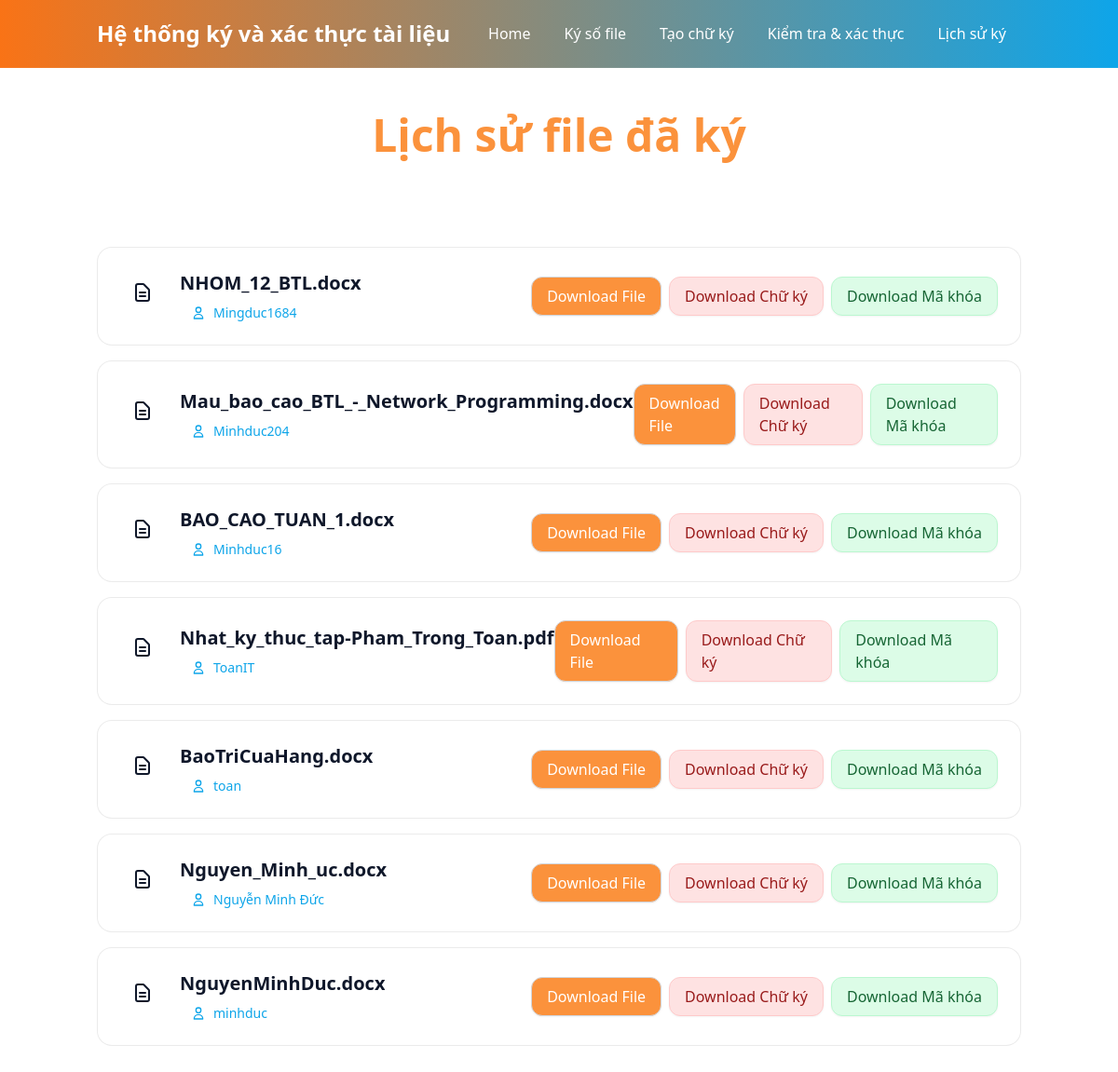
The page /files on the database its author committed.
### tables this page shows
CREATE TABLE signed_files (
            id INTEGER PRIMARY KEY AUTOINCREMENT,
            original_filename TEXT NOT NULL,
            signed_filename TEXT NOT NULL,
            signature_filename TEXT NOT NULL,
            signer_name TEXT NOT NULL,
            file_hash TEXT NOT NULL,
            signature_data TEXT NOT NULL,
            created_at TIMESTAMP DEFAULT CURRENT_TIMESTAMP,
            FOREIGN KEY (signer_name) REFERENCES signers (name)
        );

### app.py (the view)
@app.route('/files')
def signed_files():
    conn = sqlite3.connect('digital_signature.db')
    cursor = conn.cursor()
    cursor.execute('''
        SELECT sf.*, s.public_key
        FROM signed_files sf
        JOIN signers s ON sf.signer_name = s.name
        ORDER BY sf.created_at DESC
    ''')
    files = cursor.fetchall()
    conn.close()
    return render_template('files.html', files=files)

### templates/files.html (shortened to what this page needs)
{% extends "menu.html" %}
{% block content %}
<div class="min-h-screen py-12">
    <div class="container mx-auto px-4">
        <div class="text-center mb-12 animate-fade-in">
            <h1 class="text-5xl font-bold mb-4">
                <span class="bg-gradient-to-r from-orange-400 to-orange-400 bg-clip-text text-transparent">
                </span>
            </h1>
        </div>
        {% if files %}
            <div class="space-y-4 animate-fade-in" style="animation-delay: 0.3s;">
                {% for file in files %}
                <div class="bg-white/10 backdrop-blur-lg border border-white/20 rounded-2xl p-6 hover:bg-white/15 hover:border-white/30 transition-all duration-300 group">
                    <div class="flex flex-col lg:flex-row lg:items-center lg:justify-between space-y-4 lg:space-y-0">
                        <div class="flex items-start space-x-4">
                            <div class="bg-gradient-to-r  p-3 rounded-xl group-hover:scale-105 transition-transform duration-300">
                                <svg class="w-6 h-6 text-white" fill="none" stroke="currentColor" viewBox="0 0 24 24">
                                    <path stroke-linecap="round" stroke-linejoin="round" stroke-width="2" d="M9 12h6m-6 4h6m2 5H7a2 2 0 01-2-2V5a2 2 0 012-2h5.586a1 1 0 01.707.293l5.414 5.414a1 1 0 01.293.707V19a2 2 0 01-2 2z"></path>
                                </svg>
                            </div>
                            <div class="flex-1 min-w-0">
                                <h3 class="text-xl font-semibold text-white mb-2 truncate group-hover:text-cyan-300 transition-colors duration-300">
                                    {{ file[1] }}
                                </h3>
                                <div class="flex flex-wrap items-center gap-3 text-sm">
                                    <div class="flex items-center space-x-2">
                                        <svg class="w-4 h-4 text-blue-300" fill="none" stroke="currentColor" viewBox="0 0 24 24">
                                            <path stroke-linecap="round" stroke-linejoin="round" stroke-width="2" d="M16 7a4 4 0 11-8 0 4 4 0 018 0zM12 14a7 7 0 00-7 7h14a7 7 0 00-7-7z"></path>
                                        </svg>
                                        <span class="text-blue-300">{{ file[4] }}</span>
                                    </div>
                                </div>
                            </div>
                        </div>
                        <div class="flex flex-wrap gap-2 lg:flex-nowrap">
                            <a href="{{ url_for('download_file', file_type='original', filename=file[1]) }}"
                               class="flex items-center space-x-2 bg-gray-200 hover:bg-gray-300 border border-gray-300 text-gray-900 px-4 py-2 rounded-xl shadow-sm hover:shadow-md transition-all duration-300">
                                <span class="font-medium">Download File</span>
                            </a>
                            <a href="{{ url_for('download_file', file_type='signature', filename=file[3]) }}"
                               class="flex items-center space-x-2 bg-red-100 hover:bg-red-200 border border-red-200 text-red-800 px-4 py-2 rounded-xl shadow-sm hover:shadow-md transition-all duration-300">
                                <span class="font-medium">Download Chữ ký</span>
                            </a>
                            <a href="{{ url_for('download_file', file_type='public_key', filename=file[1]) }}"
                               class="flex items-center space-x-2 bg-green-100 hover:bg-green-200 border border-green-200 text-green-800 px-4 py-2 rounded-xl shadow-sm hover:shadow-md transition-all duration-300">
                                <span class="font-medium">Download Mã khóa</span>
                            </a>
                        </div>
                    </div>
                </div>
                {% endfor %}
            </div>
        {% endif %}
    </div>
</div>
{% endblock %}

### templates/menu.html (shortened to what this page needs)
<!DOCTYPE html>
<html lang="vi">
<head>
    <script src="https://cdn.tailwindcss.com"></script>
</head>
<body class="bg-white min-h-screen relative overflow-x-hidden text-gray-900">
        <nav class="relative z-50 custom-blue backdrop-blur-lg">
        <div class="container mx-auto px-4">
            <div class="flex justify-between items-center py-4">
                <div class="flex items-center space-x-3">
                    <h1 class="text-2xl font-bold">
                        <a href="{{ url_for('index') }}" class="bg-gradient-to-r text-blue-400 bg-clip-text text-transparent hover:from-blue-300 hover:to-purple-300 transition-all duration-300">
                            Hệ thống ký và xác thực tài liệu
                        </a>
                    </h1>
                </div>
                <div class="hidden md:flex items-center space-x-1">
                    <a href="{{ url_for('index') }}" class="nav-link px-4 py-2 rounded-xl text-white hover:bg-white/10 hover:text-blue-300 transition-all duration-300 relative group">
                        <span class="relative z-10">Home</span>
                    </a>
                    <a href="{{ url_for('sign_file_route') }}" class="nav-link px-4 py-2 rounded-xl text-white hover:bg-white/10 hover:text-yellow-300 transition-all duration-300 relative group">
                        <span class="relative z-10">Ký số file</span>
                    </a>
                    <a href="{{ url_for('register') }}" class="nav-link px-4 py-2 rounded-xl text-white hover:bg-white/10 hover:text-green-300 transition-all duration-300 relative group">
                        <span class="relative z-10">Tạo chữ ký</span>
                    </a>
                    <a href="{{ url_for('verify') }}" class="nav-link px-4 py-2 rounded-xl text-white hover:bg-white/10 hover:text-pink-300 transition-all duration-300 relative group">
                        <span class="relative z-10">Kiểm tra & xác thực</span>
                    </a>
                    <a href="{{ url_for('signed_files') }}" class="nav-link px-4 py-2 rounded-xl text-white hover:bg-white/10 hover:text-cyan-300 transition-all duration-300 relative group">
                        <span class="relative z-10">Lịch sử ký</span>
                    </a>
                </div>
            </div>
        </div>
    </nav>
    <main class="relative z-10">
        {% block content %}{% endblock %}
    </main>
</body>
</html>

### templates/menu.html (style rules this page uses)
:root { --brand-orange: #fb923c; --brand-orange-500: #f97316; --brand-sky: #0ea5e9; --brand-sky-400: #38bdf8; --brand-white: #ffffff; --muted: rgba(15,23,42,0.04); }
.text-white { color: #0f172a !important; }
.bg-white\/10 { background-color: rgba(255,255,255,0.85) !important; }
.border-white\/20 { border-color: rgba(0,0,0,0.08) !important; }
nav.custom-blue { background: linear-gradient(90deg, var(--brand-orange-500), var(--brand-sky)) !important; border-bottom: 1px solid rgba(255,255,255,0.06) !important; }
nav.custom-blue a, nav.custom-blue .text-white, nav.custom-blue .nav-link, nav.custom-blue button { color: #ffffff !important; }
nav.custom-blue.backdrop-blur-lg { backdrop-filter: blur(6px) !important; }
.text-blue-300, .text-cyan-300, .text-indigo-300, .text-pink-300, .text-yellow-300, .text-teal-300 { color: var(--brand-sky) !important; }
.bg-gray-200, .bg-gray-300, .bg-gray-500 { background-color: var(--brand-orange) !important; color: #fff !important; }
.backdrop-blur-lg { backdrop-filter: blur(8px); }
button.text-white, a.text-white, .inline-flex.text-white, input[type="submit"].text-white { color: #ffffff !important; }

### rows shown on the page
signed_files: original_filename "NHOM_12_BTL.docx", signer_name "Mingduc1684"
signed_files: original_filename "Mau_bao_cao_BTL_-_Network_Programming.docx", signer_name "Minhduc204"
signed_files: original_filename "BAO_CAO_TUAN_1.docx", signer_name "Minhduc16"
signed_files: original_filename "Nhat_ky_thuc_tap-Pham_Trong_Toan.pdf", signer_name "ToanIT"
signed_files: original_filename "BaoTriCuaHang.docx", signer_name "toan"
signed_files: original_filename "Nguyen_Minh_uc.docx", signer_name "Nguyễn Minh Đức"
signed_files: original_filename "NguyenMinhDuc.docx", signer_name "minhduc"
